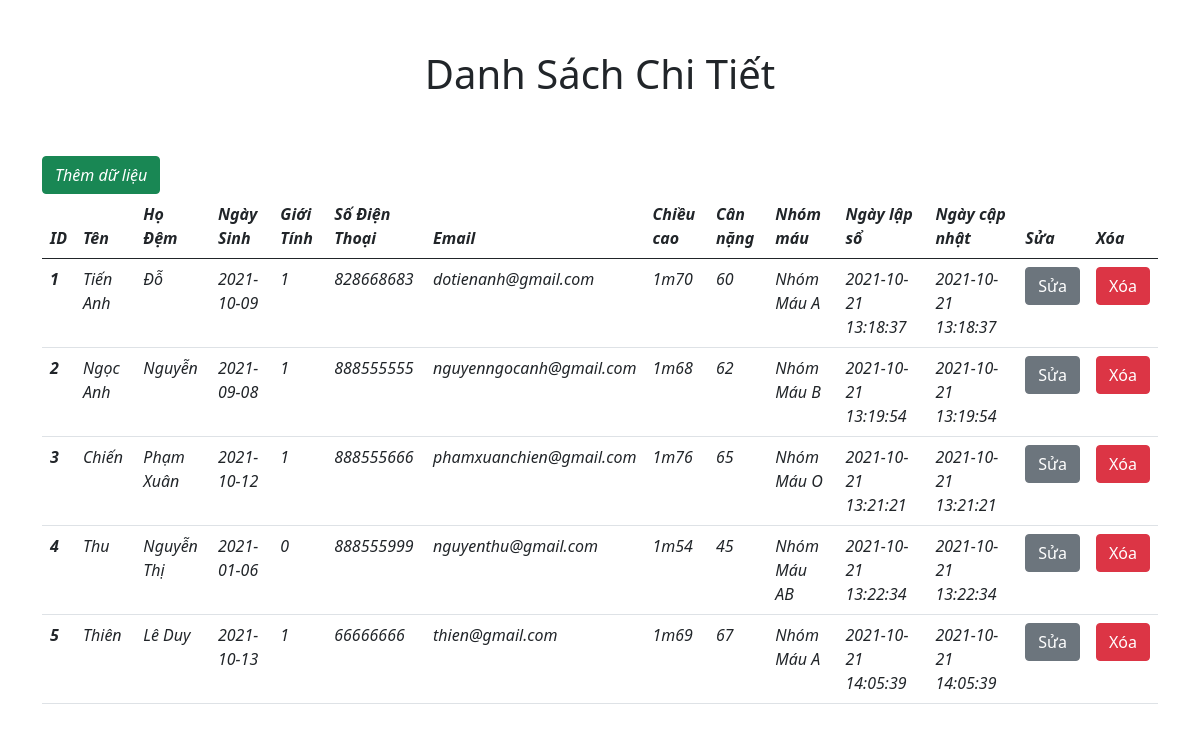
/details.php, run on the app's committed database.
### tables this page shows
CREATE TABLE `patient` (
  `patientid` int(10) UNSIGNED NOT NULL,
  `firstname` varchar(255) NOT NULL,
  `lastname` varchar(255) NOT NULL,
  `dateofbirth` date NOT NULL,
  `gender` tinyint(1) NOT NULL,
  `mobile` int(11) NOT NULL,
  `email` varchar(255) NOT NULL,
  `height` varchar(255) NOT NULL,
  `weight` float NOT NULL,
  `blood_type` varchar(255) NOT NULL,
  `created_on` datetime NOT NULL DEFAULT current_timestamp(),
  `modified_on` datetime NOT NULL DEFAULT current_timestamp()
);

### src/details.php (the view, shortened to what this page needs)
<!DOCTYPE html>
<html lang="en">
<head>
    <link href="https://cdn.jsdelivr.net/npm/bootstrap@5.0.2/dist/css/bootstrap.min.css" rel="stylesheet"
>
    <link rel="stylesheet" href="style.css">
</head>
<body>
    <div class="container">
        <h1 class="title">Danh Sách Chi Tiết</h1>
    </div>
    <div class="main">
        <div class="container">
            <a href="addCustomer.php"> <button class="btn btn-success"><i class="fas fa-user-plus">Thêm dữ
                        liệu</button></a>
            <table class="table">
                <thead>
                    <tr>
                        <th scope="col">ID</th>
                        <th scope="col">Tên</th>
                        <th scope="col">Họ Đệm</th>
                        <th scope="col">Ngày Sinh</th>
                        <th scope="col">Giới Tính</th>
                        <th scope="col">Số Điện Thoại</th>
                        <th scope="col">Email</th>
                        <th scope="col">Chiều cao</th>
                        <th scope="col">Cân nặng</th>
                        <th scope="col">Nhóm máu</th>
                        <th scope="col">Ngày lập sổ</th>
                        <th scope="col">Ngày cập nhật</th>
                        <th scope="col">Sửa</th>
                        <th scope="col">Xóa</th>
                    </tr>
                </thead>
                <tbody>
                    <?php
                    include 'config.php';
                    $sql = "SELECT * FROM patient";
                    $result = mysqli_query($conn,$sql);
                    if(mysqli_num_rows($result)>0){
                        while($row=mysqli_fetch_assoc($result)){
                ?>
                    <tr>
                        <th scope="row"><?php echo $row['patientid']; ?> </th>
                        <td><?php echo $row['firstname']; ?></td>
                        <td><?php echo $row['lastname']; ?></td>
                        <td><?php echo $row['dateofbirth']; ?></td>
                        <td><?php echo $row['gender']; ?></td>
                        <td><?php echo $row['mobile']; ?></td>
                        <td><?php echo $row['email']; ?></td>
                        <td><?php echo $row['height']; ?></td>
                        <td><?php echo $row['weight']; ?></td>
                        <td><?php echo $row['blood_type']; ?></td>
                        <td><?php echo $row['created_on']; ?></td>
                        <td><?php echo $row['modified_on']; ?></td>
                        <td><a href="editUser.php?id=<?php echo $row['patientid']; ?>"><button
                                    class="btn btn-secondary">Sửa</button></a></td>
                        <td><a href="deleteCustomer.php?id=<?php echo $row['patientid']; ?>"><button class="btn btn-danger">Xóa
                        </td>
                    </tr>
                    <?php
                        }
                    }
                ?>
                </tbody>
            </table>
        </div>
    </div>
</body>
</html>

### src/style.css (style rules this page uses)
.title { text-align: center; padding: 50px 0; }

### data on the page
patient: patientid "1", firstname "Tiến Anh", lastname "Đỗ", dateofbirth "2021-10-09", gender "1", mobile "828668683", email "dotienanh@gmail.com", height "1m70", weight "60", blood_type "Nhóm Máu A", created_on "2021-10-21 13:18:37", modified_on "2021-10-21 13:18:37"
patient: patientid "2", firstname "Ngọc Anh", lastname "Nguyễn", dateofbirth "2021-09-08", gender "1", mobile "888555555", email "nguyenngocanh@gmail.com", height "1m68", weight "62", blood_type "Nhóm Máu B", created_on "2021-10-21 13:19:54", modified_on "2021-10-21 13:19:54"
patient: patientid "3", firstname "Chiến", lastname "Phạm Xuân", dateofbirth "2021-10-12", gender "1", mobile "888555666", email "phamxuanchien@gmail.com", height "1m76", weight "65", blood_type "Nhóm Máu O", created_on "2021-10-21 13:21:21", modified_on "2021-10-21 13:21:21"
patient: patientid "4", firstname "Thu", lastname "Nguyễn Thị", dateofbirth "2021-01-06", gender "0", mobile "888555999", email "nguyenthu@gmail.com", height "1m54", weight "45", blood_type "Nhóm Máu AB", created_on "2021-10-21 13:22:34", modified_on "2021-10-21 13:22:34"
patient: patientid "5", firstname "Thiên", lastname "Lê Duy", dateofbirth "2021-10-13", gender "1", mobile "66666666", email "thien@gmail.com", height "1m69", weight "67", blood_type "Nhóm Máu A", created_on "2021-10-21 14:05:39", modified_on "2021-10-21 14:05:39"
